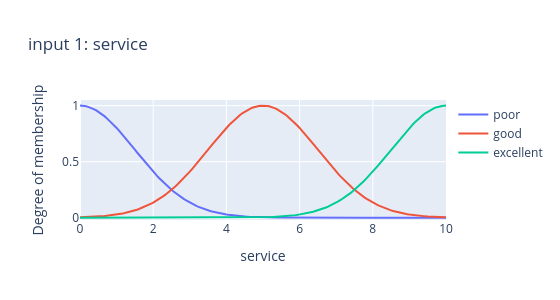

Write notebook code for a chart like this one.
### Markdown cell above
## 2. Fuzzy Logic Toolbox 頁：小費問題

```matlab
fis = readfis('tipper');          % 讀入 tipper.fis
out = evalfis([3 8], fis)         % 計算服務 3、食物 8 時的小費（18.0）
plotmf(fis, 'input', 1)           % 畫第 1 個輸入的歸屬函數
showrule(fis)                     % 以文字列出規則
gensurf(fis)                      % 畫輸出曲面
writefis(fis, 'mytipper')         % 存成 mytipper.fis
```

### Code cell
fis = readfis("tipper")
out = evalfis([3, 8], fis)
print("out =", round(out, 4))
plotmf(fis, "input", 1).show()

### Figure 1 — Plotly figure (JSON) as saved in the notebook; plotly's stock layout.template omitted (floating-point values rounded to 4 significant figures; data arrays with more than 128 entries replaced by an {"elided": "..."} marker saying what was removed)
{"data": [{"mode": "lines", "name": "poor", "type": "scatter", "x": {"elided": "181 float values"}, "y": {"elided": "181 float values"}}, {"mode": "lines", "name": "good", "type": "scatter", "x": {"elided": "181 float values"}, "y": {"elided": "181 float values"}}, {"mode": "lines", "name": "excellent", "type": "scatter", "x": {"elided": "181 float values"}, "y": {"elided": "181 float values"}}], "layout": {"height": 300, "title": {"text": "input 1: service"}, "width": 560, "xaxis": {"title": {"text": "service"}}, "yaxis": {"range": [-0.02, 1.05], "title": {"text": "Degree of membership"}}}}
